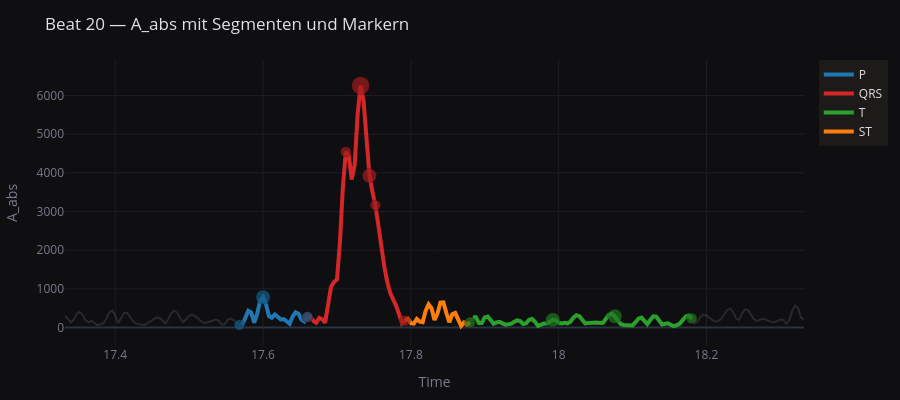

Write notebook code for a chart like this one.
### Markdown cell above
## 5. Visualisierung

### 5a. 2D-Zeitreihe mit farbigen Segmenten und Markern (ein einzelner Beat)

### Code cell
BEAT_ID = int(df_annotations["beat_id"].iloc[20])  # ein Beat etwas nach dem Anfang (Einschwingphase der Filter meiden)

df_markers, df_segments = build_plot_data(df_annotations, beat_id=BEAT_ID, mode="full")

beat_row = df_annotations[df_annotations["beat_id"] == BEAT_ID].iloc[0]
t_center = beat_row["t_R_peak+"]

fig = plot_signal_segments_and_markers(
    df_analysis, signal_col="A_abs",
    df_segments=df_segments, df_markers=df_markers,
    t_start=t_center - 0.4, t_end=t_center + 0.6,
    title=f"Beat {BEAT_ID} — A_abs mit Segmenten und Markern",
)
fig.show()

### Figure 1 — Plotly figure (JSON) as saved in the notebook; plotly's stock layout.template omitted (floating-point values rounded to 4 significant figures; data arrays with more than 128 entries replaced by an {"elided": "..."} marker saying what was removed)
{"data": [{"hovertemplate": "A_abs: %{y:.6g}<br>Time: %{x:.6g}<extra></extra>", "line": {"color": "rgba(120,120,120,0.25)", "width": 2}, "mode": "lines", "name": "A_abs", "showlegend": false, "type": "scatter", "x": {"elided": "251 float values"}, "y": {"elided": "251 float values"}}, {"hovertemplate": "P<br>A_abs: %{y:.6g}<br>Time: %{x:.6g}<extra></extra>", "line": {"color": "#1f77b4", "width": 4}, "mode": "lines", "name": "P", "showlegend": true, "type": "scatter", "x": [17.57, 17.58, 17.58, 17.58, 17.59, 17.59, 17.6, 17.6, 17.6, 17.61, 17.61, 17.62, 17.62, 17.62, 17.63, 17.63, 17.64, 17.64, 17.64, 17.65, 17.65, 17.66, 17.66], "y": [69.44, 275.7, 428.8, 385.4, 125.9, 349.7, 691.1, 785.9, 600.6, 297.0, 255.9, 339.1, 282.7, 210.8, 219.0, 157.2, 94.64, 278.2, 395.6, 358.4, 202.4, 154.3, 272.9]}, {"hovertemplate": "QRS<br>A_abs: %{y:.6g}<br>Time: %{x:.6g}<extra></extra>", "line": {"color": "#d62728", "width": 4}, "mode": "lines", "name": "QRS", "showlegend": true, "type": "scatter", "x": [17.66, 17.66, 17.67, 17.67, 17.68, 17.68, 17.68, 17.69, 17.69, 17.7, 17.7, 17.7, 17.71, 17.71, 17.72, 17.72, 17.72, 17.73, 17.73, 17.74, 17.74, 17.74, 17.75, 17.75, 17.76, 17.76, 17.76, 17.77, 17.77, 17.78, 17.78, 17.78, 17.79, 17.79], "y": [272.9, 288.5, 173.8, 124.2, 248.1, 212.7, 125.2, 603.6, 1048.0, 1178.0, 1239.0, 2195.0, 3619.0, 4544.0, 4454.0, 3828.0, 4206.0, 5519.0, 6256.0, 5869.0, 4811.0, 3927.0, 3513.0, 3160.0, 2646.0, 2081.0, 1583.0, 1183.0, 900.8, 727.3, 569.1, 346.7, 105.2, 177.0]}, {"hovertemplate": "T<br>A_abs: %{y:.6g}<br>Time: %{x:.6g}<extra></extra>", "line": {"color": "#2ca02c", "width": 4}, "mode": "lines", "name": "T", "showlegend": true, "type": "scatter", "x": [17.88, 17.89, 17.89, 17.9, 17.9, 17.9, 17.91, 17.91, 17.92, 17.92, 17.92, 17.93, 17.93, 17.94, 17.94, 17.94, 17.95, 17.95, 17.96, 17.96, 17.96, 17.97, 17.97, 17.98, 17.98, 17.98, 17.99, 17.99, 18.0, 18.0, 18.0, 18.01, 18.01, 18.02, 18.02, 18.02, 18.03, 18.03, 18.04, 18.04, 18.04, 18.05, 18.05, 18.06, 18.06, 18.06, 18.07, 18.07, 18.08, 18.08, 18.08, 18.09, 18.09, 18.1, 18.1, 18.1, 18.11, 18.11, 18.12, 18.12, 18.12, 18.13, 18.13, 18.14, 18.14, 18.14, 18.15, 18.15, 18.16, 18.16, 18.16, 18.17, 18.17, 18.18, 18.18], "y": [268.4, 264.9, 116.6, 116.4, 264.1, 286.1, 194.4, 99.03, 131.9, 148.0, 108.0, 75.14, 83.51, 100.7, 146.6, 187.1, 167.1, 88.32, 110.2, 201.8, 219.8, 150.1, 44.97, 73.93, 103.7, 104.6, 151.2, 197.3, 184.9, 128.1, 107.7, 122.2, 109.4, 152.3, 257.5, 320.0, 291.9, 191.8, 105.5, 115.4, 123.0, 116.0, 126.8, 117.7, 123.4, 227.8, 332.1, 356.7, 290.0, 178.3, 91.66, 63.83, 58.27, 50.16, 54.14, 137.9, 230.7, 258.0, 186.1, 87.56, 193.2, 290.1, 281.6, 182.8, 78.43, 97.17, 109.5, 67.98, 37.73, 60.66, 102.5, 193.3, 283.6, 307.5, 235.0]}, {"hovertemplate": "ST<br>A_abs: %{y:.6g}<br>Time: %{x:.6g}<extra></extra>", "line": {"color": "#ff7f0e", "width": 4}, "mode": "lines", "name": "ST", "showlegend": true, "type": "scatter", "x": [17.79, 17.8, 17.8, 17.8, 17.81, 17.81, 17.82, 17.82, 17.82, 17.83, 17.83, 17.84, 17.84, 17.84, 17.85, 17.85, 17.86, 17.86, 17.86, 17.87, 17.87, 17.88, 17.88], "y": [177.0, 228.2, 112.3, 101.6, 218.9, 153.7, 139.1, 432.2, 597.1, 498.7, 195.5, 360.6, 644.9, 649.4, 381.2, 136.0, 342.0, 377.6, 209.5, 42.37, 131.2, 71.41, 131.8]}, {"hovertemplate": "%{text}<br>A_abs: %{y:.6g}<br>Time: %{x:.6g}<extra></extra>", "marker": {"color": ["#a01d1e", "#a01d1e", "#a01d1e", "#a01d1e", "#a01d1e", "#a01d1e", "#175987", "#175987", "#175987", "#217821", "#217821", "#217821", "#217821"], "line": {"color": "rgba(0,0,0,0.35)", "width": 1}, "size": [10.8, 10.8, 18.0, 14.4, 10.8, 10.8, 14.4, 10.8, 10.8, 10.8, 14.4, 14.4, 10.8]}, "mode": "markers", "name": "Markers", "showlegend": false, "text": ["Q_on", "Q_off", "R_peak+", "R_turn", "S_on", "S_off", "P_peak", "P_on", "P_off", "T_on", "T_turn1", "T_turn2", "T_off"], "type": "scatter", "x": [17.66, 17.71, 17.73, 17.74, 17.75, 17.79, 17.6, 17.57, 17.66, 17.88, 17.99, 18.08, 18.18], "y": [272.9, 4544.0, 6256.0, 3927.0, 3160.0, 177.0, 785.9, 66.64, 272.9, 131.8, 197.3, 290.0, 235.0]}], "layout": {"height": 400, "hovermode": "x unified", "legend": {"bgcolor": "#1c1b19", "font": {"color": "#e2e2e6"}}, "margin": {"b": 40, "l": 50, "r": 20, "t": 60}, "paper_bgcolor": "#0f0f11", "plot_bgcolor": "#0f0f11", "title": {"font": {"color": "#e2e2e6"}, "text": "Beat 20 — A_abs mit Segmenten und Markern"}, "xaxis": {"color": "#7a7a8c", "gridcolor": "#1e1e22", "title": {"text": "Time"}}, "yaxis": {"color": "#7a7a8c", "gridcolor": "#1e1e22", "title": {"text": "A_abs"}}}}
